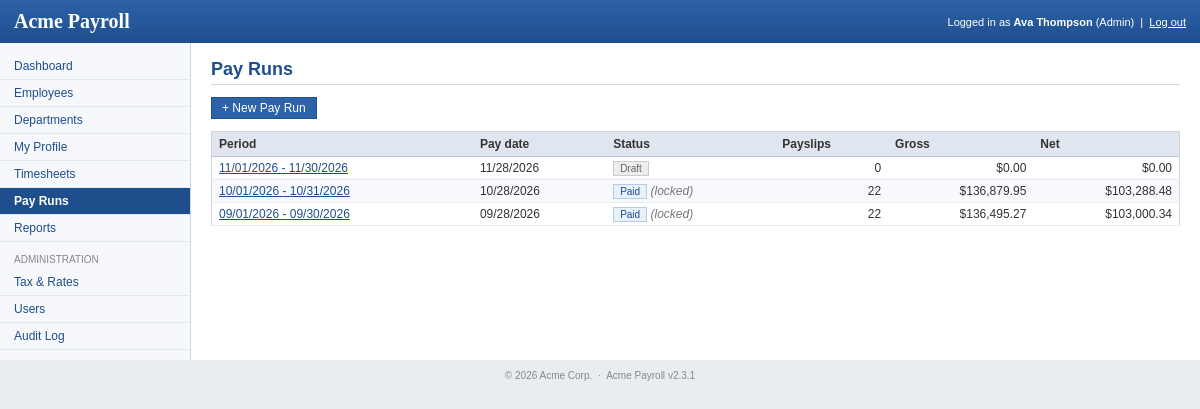
/payruns.php (signed in), run on the app's committed database.
### tables this page shows
CREATE TABLE `payruns` (
  `id` int(11) NOT NULL AUTO_INCREMENT,
  `period_start` date NOT NULL,
  `period_end` date NOT NULL,
  `pay_date` date NOT NULL,
  `status` enum('draft','calculated','approved','paid') NOT NULL DEFAULT 'draft',
  `notes` varchar(200) DEFAULT NULL,
  `created_by` int(11) DEFAULT NULL,
  `created_at` datetime DEFAULT NULL,
  `calculated_at` datetime DEFAULT NULL,
  `approved_by` int(11) DEFAULT NULL,
  `approved_at` datetime DEFAULT NULL,
  `paid_at` datetime DEFAULT NULL,
  PRIMARY KEY (`id`),
  KEY `idx_payrun_period` (`period_start`)
);

### www/includes/db.php (called while the page is built, shortened)
<?php
$db = mysqli_connect(DB_HOST, DB_USER, DB_PASS, DB_NAME);
mysqli_set_charset($db, 'utf8');
function db_query($sql)
{
    global $db;
    $res = mysqli_query($db, $sql);
    return $res;
}
function db_fetch_all($sql)
{
    $res = db_query($sql);
    $rows = array();
    while ($row = mysqli_fetch_assoc($res)) {
        $rows[] = $row;
    }
    return $rows;
}

### www/includes/payroll_calc.php (called while the page is built, shortened)
<?php
function format_money($amount)
{
    $neg = $amount < 0;
    return ($neg ? '-' : '') . '$' . number_format(abs($amount), 2);
}

### www/payruns.php (the view, shortened to what this page needs)
<?php
include 'includes/functions.php';
$runs = db_fetch_all('SELECT r.*, COUNT(p.id) AS slips, COALESCE(SUM(p.gross), 0) AS gross, COALESCE(SUM(p.net), 0) AS net
                        FROM payruns r LEFT JOIN payslips p ON p.payrun_id = r.id
                       GROUP BY r.id ORDER BY r.period_start DESC');
include 'header.php';
?>
<h1>Pay Runs</h1>
<p><a href="payrun_new.php" class="button" id="new-payrun">+ New Pay Run</a></p>
<table class="grid" width="100%" id="payrun-table">
  <tr><th>Period</th><th>Pay date</th><th>Status</th><th class="num">Payslips</th><th class="num">Gross</th><th class="num">Net</th></tr>
  <?php foreach ($runs as $i => $r) { ?>
  <tr class="<?php echo $i % 2 ? 'odd' : 'even'; ?>">
    <td><a href="payrun_view.php?id=<?php echo $r['id']; ?>"><?php echo fmt_date($r['period_start']); ?> - <?php echo fmt_date($r['period_end']); ?></a></td>
    <td><?php echo fmt_date($r['pay_date']); ?></td>
    <td><?php echo status_label($r['status']); ?><?php if ($r['status'] == 'paid') echo ' <span class="locked">(locked)</span>'; ?></td>
    <td class="num"><?php echo (int)$r['slips']; ?></td>
    <td class="num"><?php echo format_money($r['gross']); ?></td>
    <td class="num"><?php echo format_money($r['net']); ?></td>
  </tr>
  <?php } ?>
</table>
<?php include 'footer.php'; ?>

### www/includes/functions.php (shortened to what this page needs)
<?php
require_once dirname(__FILE__) . '/db.php';
require_once dirname(__FILE__) . '/payroll_calc.php';
function h($str)
{
    return htmlspecialchars($str, ENT_QUOTES, 'UTF-8');
}
function fmt_date($d)
{
    return date(DATE_FMT, strtotime($d));
}
function status_label($status)
{
    return '<span class="status status-' . h($status) . '">' . h(ucfirst($status)) . '</span>';
}

### www/css/style.css (style rules this page uses)
body { margin: 0; padding: 0; font-family: Verdana, Arial, Helvetica, sans-serif; font-size: 12px; color: #333; background: #e9edf2; }
a { color: #1f4e8c; }
h1 { font-size: 18px; color: #1f4e8c; margin: 0 0 12px 0; border-bottom: 1px solid #ccd5e0; padding-bottom: 4px; }
table.grid { border-collapse: collapse; border: 1px solid #ccd5e0; margin-bottom: 10px; }
table.grid th { background: #dfe6ef; text-align: left; padding: 5px 7px; border-bottom: 1px solid #b9c6d6; white-space: nowrap; }
table.grid td { padding: 4px 7px; border-bottom: 1px solid #e8ecf1; }
table.grid tr.odd td { background: #f7f9fc; }
td.num, th.num { text-align: right; }
.button, input.button { display: inline-block; background: #2c62a8; color: #fff !important; border: 1px solid #1f4e8c; padding: 3px 10px; font-size: 12px; text-decoration: none; cursor: pointer; }
.status { padding: 1px 6px; font-size: 10px; border: 1px solid #ccc; background: #eee; }
.status-inactive, .status-draft { background: #eee; color: #666; }
.status-paid { background: #e8f0fb; border-color: #b6cbe8; color: #1f4e8c; }
.locked { color: #777; font-style: italic; }

### www/css/print.css (style rules this page uses)
body { background: #fff; font-family: Arial, Helvetica, sans-serif; font-size: 12px; color: #000; }

### data on the page
payruns: period_start "11/01/2026", period_end "11/30/2026", pay_date "11/28/2026", status "Draft", slips "0", gross "$0.00", net "$0.00"
payruns: period_start "10/01/2026", period_end "10/31/2026", pay_date "10/28/2026", status "Paid", shows "(locked)", slips "22", gross "$136,879.95", net "$103,288.48"
payruns: period_start "09/01/2026", period_end "09/30/2026", pay_date "09/28/2026", status "Paid", shows "(locked)", slips "22", gross "$136,495.27", net "$103,000.34"

### other printed values
APP_NAME "Acme Payroll"
$_SESSION['full_name'] "Ava Thompson"
user_role() "Admin"
$label "Dashboard Employees Departments My Profile Timesheets Pay Runs Reports Tax & Rates Users Audit Log"
APP_VERSION "2.3.1"
